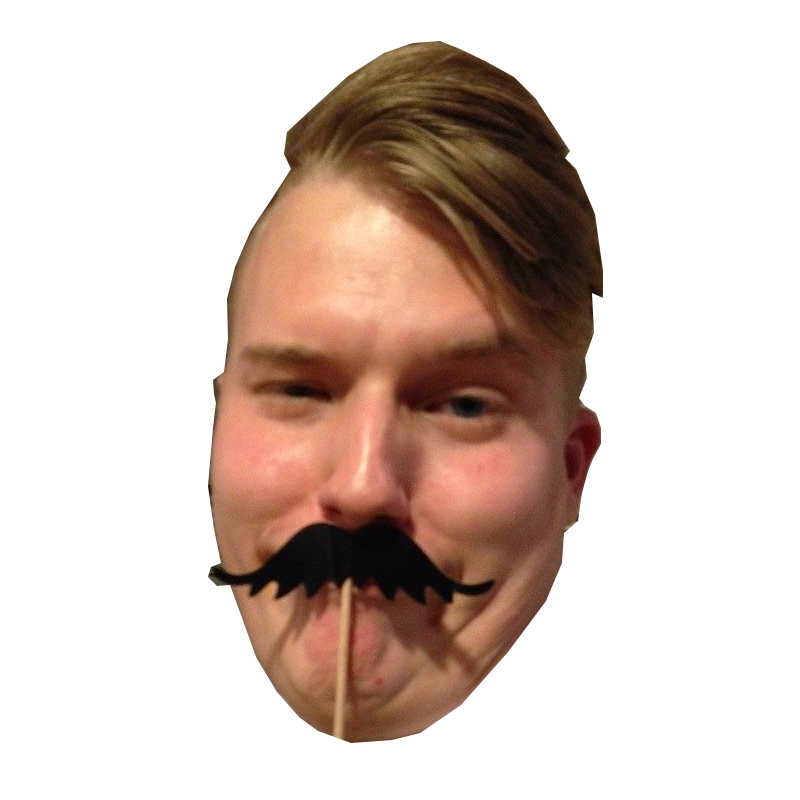
#> input picture Faur2.png, 800 x 800 px
$ python workshop2.py Faur2.png Faur2.png
#> lines starting #> are read from the running program, lines starting #| are printed output that depends on the picture
    #!/usr/bin/python3
import matplotlib.pyplot as plt
import numpy as np
from numpy.fft import rfft,irfft
import scipy as sp
from PIL import Image
import matplotlib.cm as cm
from scipy.fftpack import dct, idct
import math
from time import time
from sys import argv
from itertools import chain

def _time(f):
    # [6 lines left out: function wrapper, not called in this run]
    return wrapper


# [79 lines left out: functions for_loop_split, stride_split, reshape_split, rgb2ycbcr, ycbcr2rgb, not called in this run]

def close_figure(event):
    if event.key == 'escape':
        plt.close(event.canvas.figure)

def show(im, text, imgtype=0):
    fig = plt.figure()
    if (imgtype == 1):
        plt.imshow(im,cmap='gray',vmax = np.max(im)*0.01,vmin = 0)
    else:
        plt.imshow(im, cmap=plt.cm.Greys_r)

    plt.title(text)
    plt.colorbar()
    plt.gcf().canvas.mpl_connect('key_press_event', close_figure)
    plt.show()


img = np.asarray(Image.open("Faur2.png").convert('L'), dtype='int16')
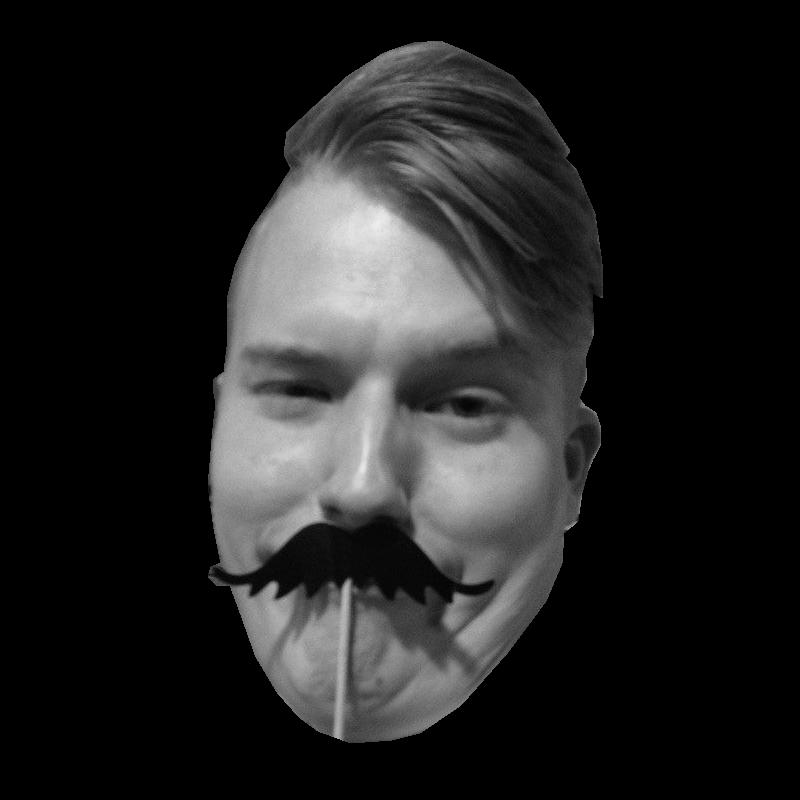
#> img: shape (800, 800) int16; min 0, max 237, mean 33.9
#img = np.asarray(Image.open("Faur2.png").convert('RGB'))

#img = rgb2ycbcr(img)
show(img, "start")
#> in show, `plt.show()`:
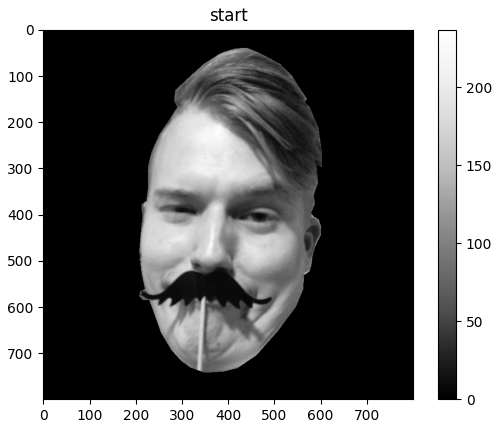
#> figure drawn by matplotlib, 2 panels
img -= 128

t1, t2 = (argv[1], argv[2])
#> (the run stopped early here; a loop or call above may not have finished)
